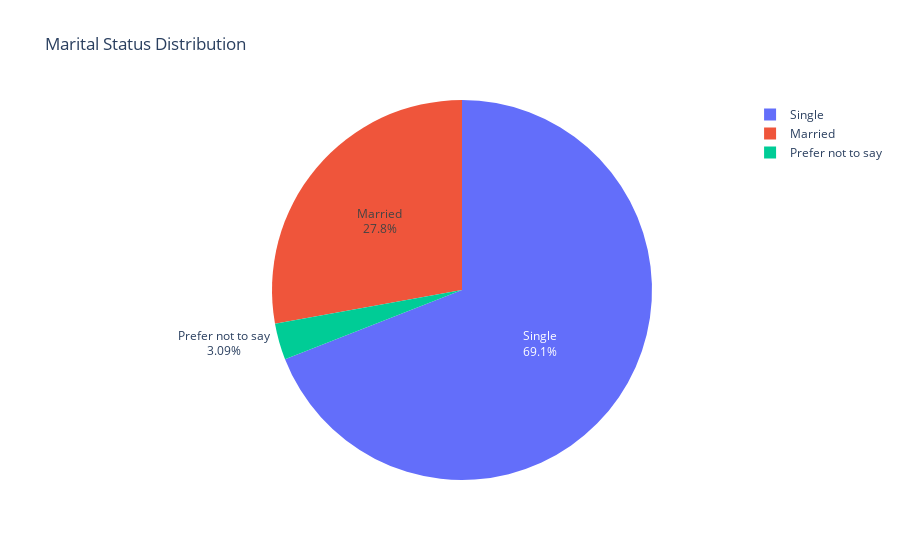

Notebook code for this chart:
### Code cell
# Extract the values from the 'Gender' column and count occurrences
marital_status_counts = online_food['Marital Status'].value_counts().reset_index()
marital_status_counts.columns = ['Marital Status', 'Count']

colors = ['#636EFA', '#EF553B', '#00CC96', '#AB63FA']

# Create the pie chart
fig = px.pie(marital_status_counts, names='Marital Status', values='Count', title='Marital Status Distribution')

# Update the chart to add data labels
fig.update_traces(textinfo='percent+label')

# Show the plot
fig.show()

### Figure 1 — Plotly figure (JSON) as saved in the notebook; plotly's stock layout.template omitted (floating-point values rounded to 4 significant figures)
{"data": [{"domain": {"x": [0, 1], "y": [0, 1]}, "hovertemplate": "Marital Status=%{label}<br>Count=%{value}<extra></extra>", "labels": ["Single", "Married", "Prefer not to say"], "legendgroup": "", "name": "", "showlegend": true, "textinfo": "percent+label", "type": "pie", "values": [268, 108, 12]}], "layout": {"legend": {"tracegroupgap": 0}, "title": {"text": "Marital Status Distribution"}}}
